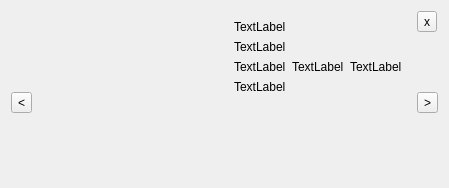
<?xml version="1.0" encoding="UTF-8"?>
<ui version="4.0">
 <class>NavigatorWidget</class>
 <widget class="QFrame" name="NavigatorWidget">
  <property name="geometry">
   <rect>
    <x>0</x>
    <y>0</y>
    <width>449</width>
    <height>188</height>
   </rect>
  </property>
  <property name="windowTitle">
   <string>Form</string>
  </property>
  <layout class="QGridLayout" name="gridLayout_2">
   <item row="0" column="1" rowspan="4">
    <widget class="ImageWidget" name="imageWidget" native="true">
     <layout class="QVBoxLayout" name="verticalLayout"/>
    </widget>
   </item>
   <item row="0" column="2" rowspan="4">
    <widget class="QWidget" name="infoWidget" native="true">
     <layout class="QGridLayout" name="gridLayout">
      <item row="2" column="1">
       <widget class="QLabel" name="label_5">
        <property name="text">
         <string>TextLabel</string>
        </property>
       </widget>
      </item>
      <item row="3" column="0">
       <widget class="QLabel" name="label_7">
        <property name="text">
         <string>TextLabel</string>
        </property>
       </widget>
      </item>
      <item row="1" column="0">
       <widget class="QLabel" name="label_3">
        <property name="text">
         <string>TextLabel</string>
        </property>
       </widget>
      </item>
      <item row="0" column="0">
       <widget class="QLabel" name="label_2">
        <property name="text">
         <string>TextLabel</string>
        </property>
       </widget>
      </item>
      <item row="2" column="0">
       <widget class="QLabel" name="label_4">
        <property name="text">
         <string>TextLabel</string>
        </property>
       </widget>
      </item>
      <item row="2" column="2">
       <widget class="QLabel" name="label_6">
        <property name="text">
         <string>TextLabel</string>
        </property>
       </widget>
      </item>
      <item row="4" column="0">
       <spacer name="verticalSpacer_5">
        <property name="orientation">
         <enum>Qt::Vertical</enum>
        </property>
        <property name="sizeHint" stdset="0">
         <size>
          <width>20</width>
          <height>40</height>
         </size>
        </property>
       </spacer>
      </item>
     </layout>
    </widget>
   </item>
   <item row="0" column="3">
    <widget class="QToolButton" name="closeButton">
     <property name="text">
      <string>x</string>
     </property>
    </widget>
   </item>
   <item row="1" column="0">
    <spacer name="verticalSpacer">
     <property name="orientation">
      <enum>Qt::Vertical</enum>
     </property>
     <property name="sizeHint" stdset="0">
      <size>
       <width>20</width>
       <height>44</height>
      </size>
     </property>
    </spacer>
   </item>
   <item row="1" column="3">
    <spacer name="verticalSpacer_3">
     <property name="orientation">
      <enum>Qt::Vertical</enum>
     </property>
     <property name="sizeHint" stdset="0">
      <size>
       <width>20</width>
       <height>44</height>
      </size>
     </property>
    </spacer>
   </item>
   <item row="2" column="0">
    <widget class="QToolButton" name="prevButton">
     <property name="text">
      <string>&lt;</string>
     </property>
    </widget>
   </item>
   <item row="2" column="3">
    <widget class="QToolButton" name="nextButton">
     <property name="text">
      <string>&gt;</string>
     </property>
    </widget>
   </item>
   <item row="3" column="0">
    <spacer name="verticalSpacer_2">
     <property name="orientation">
      <enum>Qt::Vertical</enum>
     </property>
     <property name="sizeHint" stdset="0">
      <size>
       <width>20</width>
       <height>64</height>
      </size>
     </property>
    </spacer>
   </item>
   <item row="3" column="3">
    <spacer name="verticalSpacer_4">
     <property name="orientation">
      <enum>Qt::Vertical</enum>
     </property>
     <property name="sizeHint" stdset="0">
      <size>
       <width>20</width>
       <height>64</height>
      </size>
     </property>
    </spacer>
   </item>
  </layout>
 </widget>
 <customwidgets>
  <customwidget>
   <class>ImageWidget</class>
   <extends>QWidget</extends>
   <header>imagewidget.h</header>
   <container>1</container>
  </customwidget>
 </customwidgets>
 <resources/>
 <connections/>
</ui>
